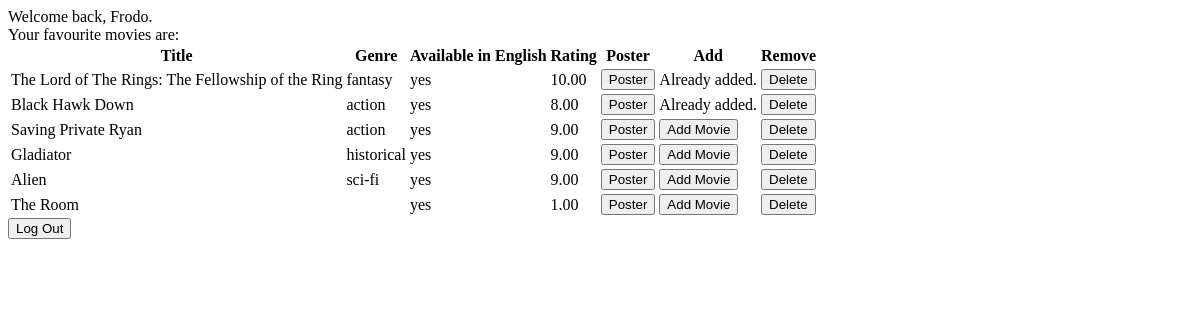
Page /login.php (signed in) on the committed database.
### tables this page shows
CREATE TABLE Movies(
	movieID INT PRIMARY KEY AUTO_INCREMENT,
	movieGenre VARCHAR(30),
	movieTitle VARCHAR(200),
	movieType boolean,
	movieRating DECIMAL(5,2)
);

### login.php (the view, shortened to what this page needs)
<?php
$username_db = "root";
$password_db = "";
$connection=new PDO("mysql:dbname=movies;host=localhost; charset=utf8", $username_db, $password_db);
$connection->setAttribute(PDO::ATTR_EMULATE_PREPARES, false);
$connection->setAttribute(PDO::ATTR_ERRMODE, PDO::ERRMODE_EXCEPTION);
?>
<!DOCTYPE html>
<html>
<head>
	<link rel="stylesheet" type="text/css" href="css/login.css">
</head>
<body>
<?php
function getTable($rows){
	$html_table = <<<mytable
	<table>
		<tr>
			<th>Title</th>
			<th>Genre</th>
			<th>Available in English</th>
			<th>Rating</th>
			<th>Poster</th>
			<th>Add</th>
			<th>Remove</th>
		</tr>
		<tfoot>
			$rows
		</tfoot>
	</table>
mytable;
	return $html_table;
}
function getRows($connection){
	$html_row=<<<rows
rows;
	$query = "SELECT * FROM Movies";
	$result = $connection->prepare($query);
	$result->execute(array());
	foreach ($result as $row) {
		$english = "";
		$already_added = false;
		$id = $row['movieID'];
		$title = $row["movieTitle"];
		$genre = $row['movieGenre'];
		$rating = $row['movieRating'];
		if($row['movieType']==1){
			$english = "yes";
		}
		else{
			$english = "no";
		}
		$query2 = "SELECT movieID FROM users_movies where userID=?";
		$result2 = $connection->prepare($query2);
		$result2->execute([$_SESSION["userId"]]);
		foreach($result2 as $row2){
			if($row2["movieID"]==$row["movieID"]){
				$already_added = true;
			}
		}
	$add_row = "Already added.";
	if(!$already_added){
		$add_row = <<<rows
		<form method="post" action="controller/movies_controller.php">
				<input type="hidden" name="movie" value="$id"/>
				<input type="submit" name="add_movie" value="Add Movie"/>
		</form>
rows;
}
	$html_row=<<<rows
	$html_row
	<tr>
		<td>$title</td>
		<td>$genre</td>
		<td>$english</td>
		<td>$rating</td>
		<td id="poster$id">
		<button  onclick="return getPoster('poster$id', '$title')">Poster</button>
		</td>
		<td>
			$add_row
		</td>
		<td>
			<button id="delete$id" onclick="return deletemovie($id)">Delete</button>
		</td>
	</tr>
rows;
}
return $html_row;
}
	if(isset($_SESSION["user"]) && (isset($_POST["logout"]) == false)){
		$user = $_SESSION["user"];
		print "Welcome back, $user.<br/>\n";
		print "Your favourite movies are: <br/>\n";
		print getTable(getRows($connection));
		?>
		<form method="post" action="controller/sign_in_controller.php">
			<input type="submit" name="logout" value="Log Out"/>
		</form>
	<?php }
	?>
</body>
</html>

### rows in the picture
movies: movieTitle "The Lord of The Rings: The Fellowship of the Ring", movieGenre "fantasy", movieType "yes", movieRating "10.00"
movies: movieTitle "Black Hawk Down", movieGenre "action", movieType "yes", movieRating "8.00"
movies: movieTitle "Saving Private Ryan", movieGenre "action", movieType "yes", movieRating "9.00"
movies: movieTitle "Gladiator", movieGenre "historical", movieType "yes", movieRating "9.00"
movies: movieTitle "Alien", movieGenre "sci-fi", movieType "yes", movieRating "9.00"
movies: movieTitle "The Room", movieType "yes", movieRating "1.00"

### other values in the picture
$user "Frodo"
$add_row "Already added. Already added."
